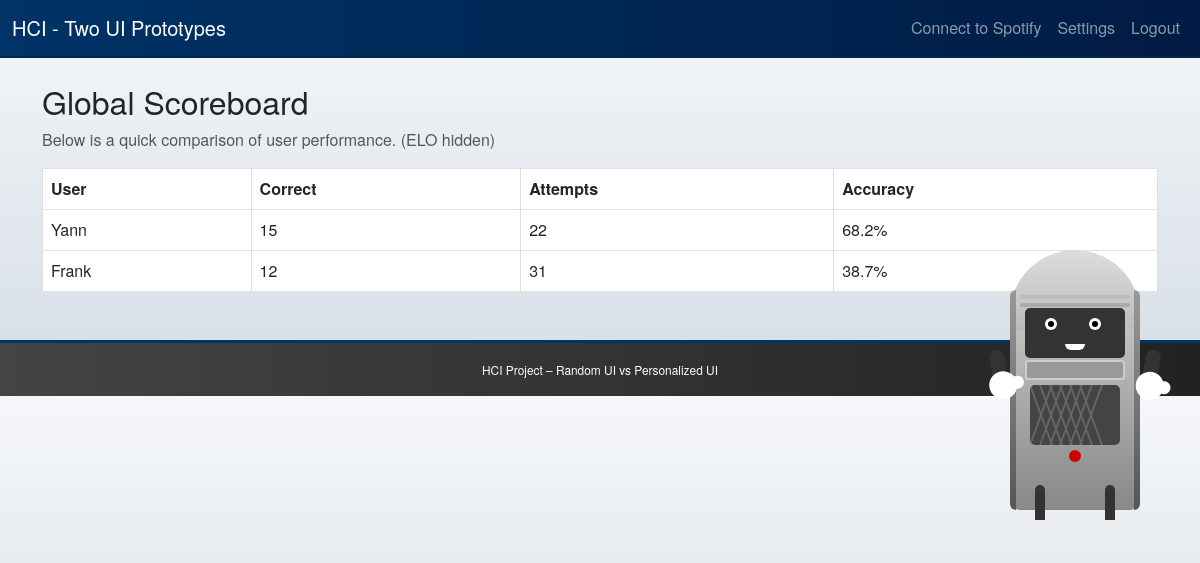
Page /scoreboard (signed in) on the earlier database version.
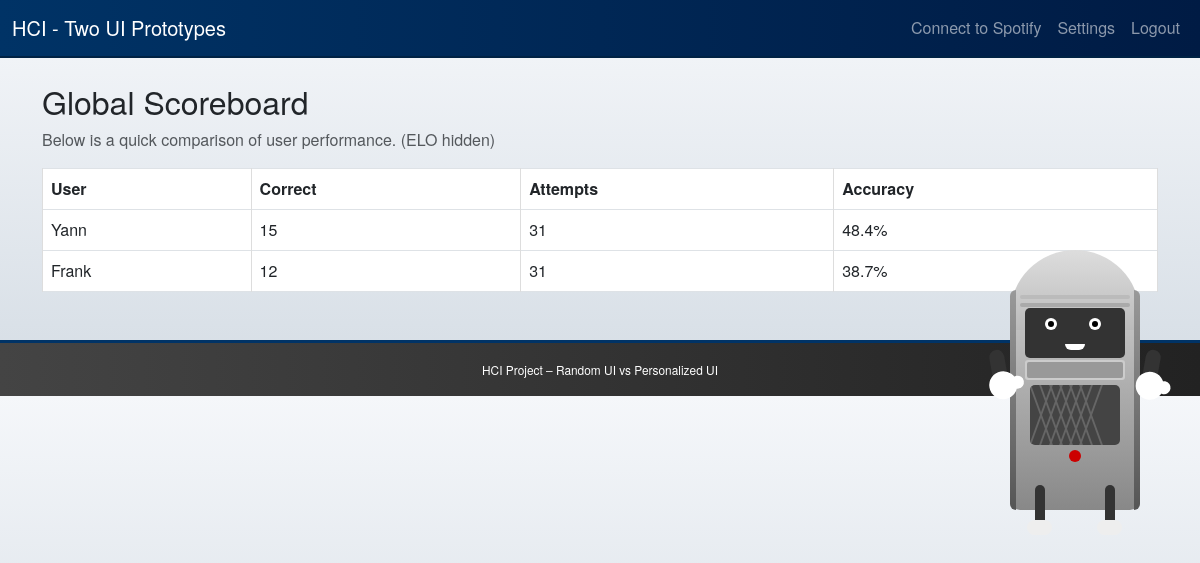
Same page on the later database version.
### models.py (models this page shows, shortened)
class User(db.Model):
    id = db.Column(db.Integer, primary_key=True)
    username = db.Column(db.String(80), unique=True, nullable=False)
    password = db.Column(db.String(80), nullable=False)
    total_correct = db.Column(db.Integer, default=0)
    total_attempts = db.Column(db.Integer, default=0)
    missed_songs = db.Column(db.String(1000), default="[]")
    random_guess_elo = db.Column(db.Integer, default=1200)
    personalized_guess_elo = db.Column(db.Integer, default=1200)
    random_rank_elo = db.Column(db.Integer, default=1200)
    personalized_rank_elo = db.Column(db.Integer, default=1200)

### routes/quiz_main.py (the view)
@quiz_bp.route('/scoreboard')
@require_login
def scoreboard():
    users = User.query.all()
    def accuracy(u):
        if u.total_attempts == 0:
            return 0
        return u.total_correct / u.total_attempts
    sorted_users = sorted(users, key=lambda x: (accuracy(x), x.total_correct), reverse=True)
    return render_template('scoreboard.html', all_users=sorted_users)

### app.py (called while the page is built)
def create_app():
    load_dotenv()
    app = Flask(__name__)
    app.secret_key = "ANY_RANDOM_SECRET_FOR_DEVELOPMENT"
    app.config["SQLALCHEMY_DATABASE_URI"] = "sqlite:///guessing_game.db"
    app.config["SQLALCHEMY_TRACK_MODIFICATIONS"] = False
    db.init_app(app)
    @app.context_processor
    def inject_now():
        return {"now": datetime.datetime.now()}
    @app.context_processor
    def inject_buddy_message():
        return {
            "buddy_message": session.get("buddy_message", ""),
            "buddy_hint": session.get("buddy_hint", "")
        }
    from routes.auth import auth_bp
    from routes.quiz_base import quiz_bp
    import routes.quiz_main
    import routes.quiz_personalized
    import routes.quiz_ranking
    app.register_blueprint(auth_bp)
    app.register_blueprint(quiz_bp)
    with app.app_context():
        db.create_all()
    return app

### routes/quiz_main.py (called while the page is built)
def current_user():
    uid = session.get("user_id")
    if not uid:
        return None
    return User.query.get(uid)

### templates/scoreboard.html
{% extends "layout.html" %}
{% block content %}
<h2>Global Scoreboard</h2>
<p class="text-muted">Below is a quick comparison of user performance. (ELO hidden)</p>
<table class="table table-bordered">
  <thead>
    <tr>
      <th>User</th>
      <th>Correct</th>
      <th>Attempts</th>
      <th>Accuracy</th>
    </tr>
  </thead>
  <tbody>
    {% for u in all_users %}
      {% set accuracy = 0 %}
      {% if u.total_attempts != 0 %}
        {% set accuracy = (u.total_correct / u.total_attempts) * 100 %}
      {% endif %}
      <tr>
        <td>{{ u.username }}</td>
        <td>{{ u.total_correct }}</td>
        <td>{{ u.total_attempts }}</td>
        <td>{{ accuracy|round(1) }}%</td>
      </tr>
    {% endfor %}
  </tbody>
</table>
{% endblock %}

Differences in the rows shown:
changed User "Yann": total_attempts "22" → "31"; accuracy "68.2" → "48.4"
